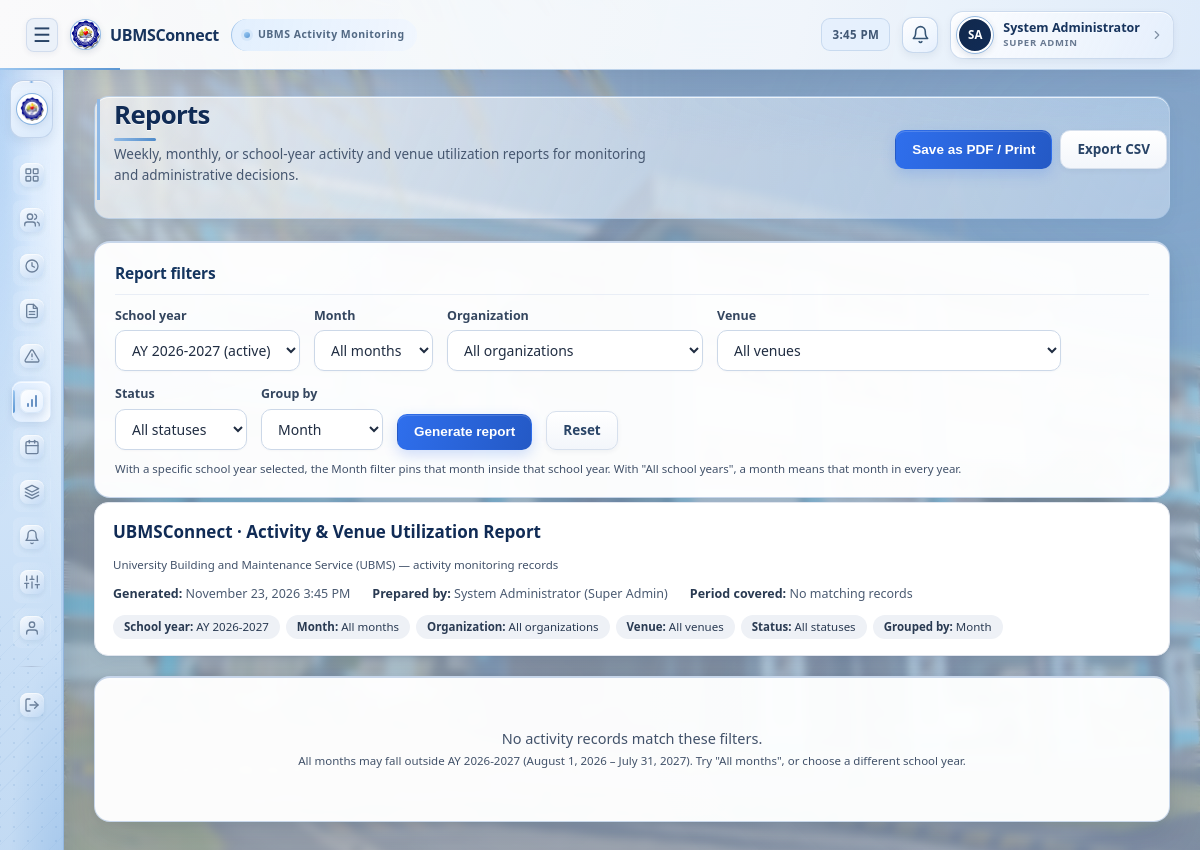
The page /reports.php?month=2026-11-23 (signed in) on the database its author committed.
### tables this page shows
CREATE TABLE school_years (
    id INT AUTO_INCREMENT PRIMARY KEY,
    name VARCHAR(60) NOT NULL UNIQUE,
    start_date DATE NOT NULL,
    end_date DATE NOT NULL,
    is_active TINYINT(1) NOT NULL DEFAULT 1,
    created_at DATETIME DEFAULT CURRENT_TIMESTAMP
);

### includes/functions.php (called while the page is built, shortened)
<?php
function e($value) {
    return htmlspecialchars($value ?? '', ENT_QUOTES, 'UTF-8');
}
function formatDate($date) {
    return date('F j, Y', strtotime($date));
}
function roleLabel($role) {
    switch ($role) {
        case 'super_admin': return 'Super Admin';
    }
}

### includes/school_year.php (called while the page is built, shortened)
<?php
function getSchoolYears($activeOnly = false) {
    global $pdo;
    $sql = 'SELECT * FROM school_years';
    $sql .= ' ORDER BY start_date DESC';
    try {
        return $pdo->query($sql)->fetchAll();
    } catch (Exception $e) {
        return [];
    }
}
function getActiveSchoolYear() {
    global $pdo;
    try {
        $row = $pdo->query('SELECT * FROM school_years WHERE is_active = 1 ORDER BY start_date DESC LIMIT 1')->fetch();
        if ($row) return $row;
        $row = $pdo->query('SELECT * FROM school_years ORDER BY start_date DESC LIMIT 1')->fetch();
        return $row ?: null;
    } catch (Exception $e) {
        return null;
    }
}
function monthLabel($month) {
    $month = (int) $month;
    if ($month < 1 || $month > 12) return 'All months';
    return date('F', mktime(0, 0, 0, $month, 1, 2000));
}

### includes/auth.php (called while the page is built, shortened)
<?php
require_once __DIR__ . '/functions.php';
function currentUserRole() {
    return $_SESSION['role'] ?? null;
}
function currentUserName() {
    return $_SESSION['full_name'] ?? '';
}

### reports.php (the view, shortened to what this page needs)
<?php
require_once __DIR__ . '/includes/auth.php';
require_once __DIR__ . '/includes/school_year.php';
$schoolYears   = getSchoolYears();
$activeYear    = getActiveSchoolYear();
$fSchoolYear = $_GET['school_year'] ?? ($activeYear ? (string) $activeYear['id'] : 'all');
$fMonth      = (int) ($_GET['month'] ?? 0);
$fStatus     = trim((string) ($_GET['status'] ?? ''));
$fGroup      = (string) ($_GET['group'] ?? 'month');
$selectedOrg = null;
$selectedVenue = null;
$selectedSchoolYear = null;
if ($fSchoolYear !== 'all') {
    foreach ($schoolYears as $sy) {
        if ((string) $sy['id'] === (string) $fSchoolYear) $selectedSchoolYear = $sy;
    }
}
$where  = [];
$params = [];
if ($selectedSchoolYear) {
    $where[]  = 'a.school_year_id = ?';
    $params[] = (int) $selectedSchoolYear['id'];
}
if ($fMonth) {
    $where[]  = 'MONTH(a.activity_date) = ?';
    $params[] = $fMonth;
}
$whereSql = $where ? ('WHERE ' . implode(' AND ', $where)) : '';
function reportQuery($sql, $params) {
    global $pdo;
    $stmt = $pdo->prepare($sql);
    $stmt->execute($params);
    return $stmt->fetchAll();
}
$secondsExpr = 'SUM(GREATEST(TIMESTAMPDIFF(SECOND, a.start_time, a.end_time), 0))';
$statusSums  = "SUM(a.status = 'Pending') AS pending, SUM(a.status = 'Approved') AS approved, "
             . "SUM(a.status = 'Maintenance') AS maintenance, SUM(a.status = 'Completed') AS completed, "
             . "SUM(a.status = 'Rejected') AS rejected";
$summary = reportQuery(
    "SELECT COUNT(*) AS activities,
            COUNT(DISTINCT a.venue_id) AS venues_used,
            COUNT(DISTINCT a.organization_id) AS organizations_used,
            COUNT(DISTINCT a.host_id) AS hosts,
            COALESCE($secondsExpr, 0) AS seconds,
            MIN(a.activity_date) AS first_date,
            MAX(a.activity_date) AS last_date,
            $statusSums
       FROM activities a
       $whereSql",
    $params
)[0];
$totalActivities = (int) $summary['activities'];
$filterSummary = [
    'School year'  => $selectedSchoolYear ? $selectedSchoolYear['name'] : 'All school years',
    'Month'        => $fMonth ? monthLabel($fMonth) : 'All months',
    'Organization' => $selectedOrg ? $selectedOrg['organization_name'] : 'All organizations',
    'Venue'        => $selectedVenue ? $selectedVenue['venue_name'] . ' (' . $selectedVenue['building'] . ')' : 'All venues',
    'Status'       => $fStatus !== '' ? $fStatus : 'All statuses',
    'Grouped by'   => $fGroup === 'week' ? 'Week' : ($fGroup === 'month' ? 'Month' : 'School year'),
];
$coverageFrom = $totalActivities ? formatDate($summary['first_date']) : null;
$coverageTo   = $totalActivities ? formatDate($summary['last_date']) : null;
$generatedAt  = date('F j, Y g:i A');
$exportUrl = '/UBMSConnect/reports.php?' . http_build_query(array_merge($_GET, ['export' => 'csv']));
include __DIR__ . '/includes/header.php';
include __DIR__ . '/includes/sidebar.php';
?>
<main class="main-content">
    <div class="page-header">
        <div>
            <h1>Reports</h1>
            <p class="page-subtitle">Weekly, monthly, or school-year activity and venue utilization reports for monitoring and administrative decisions.</p>
        </div>
        <div class="report-actions no-print">
            <button type="button" class="btn btn-primary" onclick="window.print()">Save as PDF / Print</button>
            <a class="btn" href="<?= e($exportUrl) ?>">Export CSV</a>
        </div>
    </div>
    <form method="GET" class="card report-filters no-print">
        <div class="card-title">Report filters</div>
        <div class="filter-bar" style="margin-bottom:0;">
            <div class="form-group">
                <label for="school_year">School year</label>
                <select id="school_year" name="school_year">
                    <?php foreach ($schoolYears as $sy): ?>
                        <option value="<?= (int) $sy['id'] ?>" <?= (string) $fSchoolYear === (string) $sy['id'] ? 'selected' : '' ?>>
                            <?= e($sy['name']) ?><?= $sy['is_active'] ? ' (active)' : '' ?>
                        </option>
                    <?php endforeach; ?>
                </select>
            </div>
            <div class="form-group">
                <label for="month">Month</label>
                <select id="month" name="month">
                    <option value="0">All months</option>
                </select>
            </div>
            <div class="form-group">
                <label for="organization">Organization</label>
                <select id="organization" name="organization">
                    <option value="0">All organizations</option>
                </select>
            </div>
            <div class="form-group">
                <label for="venue">Venue</label>
                <select id="venue" name="venue">
                    <option value="0">All venues</option>
                </select>
            </div>
            <div class="form-group">
                <label for="status">Status</label>
                <select id="status" name="status">
                    <option value="">All statuses</option>
                </select>
            </div>
            <div class="form-group">
                <label for="group">Group by</label>
                <select id="group" name="group">
                    <option value="month" <?= $fGroup === 'month' ? 'selected' : '' ?>>Month</option>
                </select>
            </div>
            <button class="btn btn-primary">Generate report</button>
            <a class="btn" href="/UBMSConnect/reports.php">Reset</a>
        </div>
        <p class="small-note" style="margin:10px 0 0;">
            With a specific school year selected, the Month filter pins that month inside that school year.
            With "All school years", a month means that month in every year.
        </p>
    </form>
    <div class="report-doc">
        <header class="report-print-header">
            <div>
                <h2>UBMSConnect &middot; Activity &amp; Venue Utilization Report</h2>
                <p class="small-note">University Building and Maintenance Service (UBMS) &mdash; activity monitoring records</p>
            </div>
            <div class="report-meta">
                <span><strong>Generated:</strong> <?= e($generatedAt) ?></span>
                <span><strong>Prepared by:</strong> <?= e(currentUserName()) ?> (<?= e(roleLabel(currentUserRole())) ?>)</span>
                <span><strong>Period covered:</strong> <?= $coverageFrom ? e($coverageFrom) . ' &ndash; ' . e($coverageTo) : 'No matching records' ?></span>
            </div>
            <div class="report-tags">
                <?php foreach ($filterSummary as $label => $value): ?>
                    <span class="report-tag"><strong><?= e($label) ?>:</strong> <?= e($value) ?></span>
                <?php endforeach; ?>
            </div>
        </header>
        <?php if ($totalActivities === 0): ?>
            <div class="card report-section">
                <div class="empty-state">
                    No activity records match these filters.
                    <?php if ($fMonth && $selectedSchoolYear): ?>
                        <br>
                        <span class="small-note">
                            <?= e(monthLabel($fMonth)) ?> may fall outside <?= e($selectedSchoolYear['name']) ?>
                            (<?= e(formatDate($selectedSchoolYear['start_date'])) ?> &ndash; <?= e(formatDate($selectedSchoolYear['end_date'])) ?>).
                            Try "All months", or choose a different school year.
                        </span>
                    <?php endif; ?>
                </div>
            </div>
        <?php endif; ?>
    </div>
</main>
<?php include __DIR__ . '/includes/footer.php'; ?>

### rows shown on the page
school_years: name "AY 2026-2027", start_date "August 1, 2026", end_date "July 31, 2027"

### other values the page prints
nameInitials(currentUserName()) "SA"
currentUserName() "System Administrator"
roleLabel(currentUserRole()) "SUPER ADMIN"
roleLabel(currentUserRole()) "Super Admin"
$label "School year"
$value "AY 2026-2027"
$label "Month"
$value "All months"
$label "Organization"
$value "All organizations"
$label "Venue"
$value "All venues"
$label "Status"
$value "All statuses"
$label "Grouped by"
